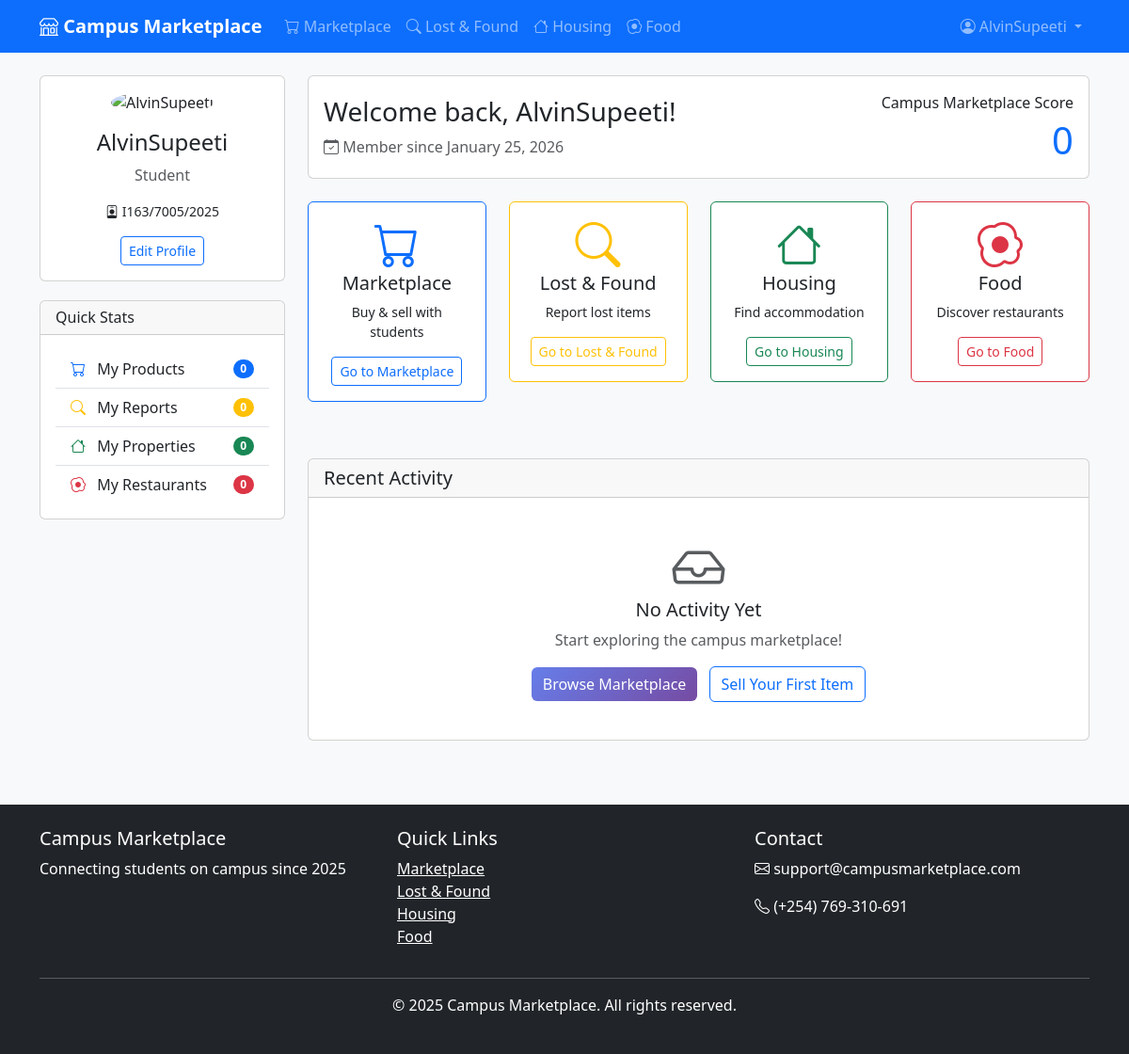
Page /accounts/dashboard/ (signed in) on the committed database.
### accounts/models.py (models this page shows, shortened)
class CustomUser(AbstractUser):
    USER_TYPE_CHOICES = (
        ('student', 'Student'),
        ('vendor', 'Vendor'),
        ('staff', 'Staff'),
    )
    user_type = models.CharField(max_length=10, choices=USER_TYPE_CHOICES, default='student')
    student_id = models.CharField(max_length=20, blank=True, null=True)
    phone_number = models.CharField(max_length=15, blank=True, null=True)
    profile_picture = CloudinaryField('profile_pictures', blank=True, null=True)
    email_verified = models.BooleanField(default=False)
    created_at = models.DateTimeField(auto_now_add=True)
    bio = models.TextField(blank=True, null=True)
    updated_at = models.DateTimeField(auto_now=True)
    def __str__(self):
        return self.username

### accounts/views.py (the view)
# urls.py: path('dashboard/', views.dashboard_view, name='dashboard'),
@login_required
def dashboard_view(request):
    user = request.user
    print(f"Dashboard accessed by: {user.username}")
    from marketplace.models import Product
    from lostfound.models import LostFoundItem
    from housing.models import HousingListing
    from food.models import FoodVendor
    try:
        product_count = Product.objects.filter(seller=user).count()
        lostfounditem_count = LostFoundItem.objects.filter(user=user).count()
        property_count = Property.objects.filter(owner=user).count()
        restaurant_count = Restaurant.objects.filter(created_by=user).count()
        print(f"Counts: products={product_count}, lost={lostfounditem_count}, properties={property_count}, restaurants={restaurant_count}")
    except Exception as e:
        print(f"Error fetching counts: {e}")
        product_count = 0
        lostfounditem_count = 0
        property_count = 0
        restaurant_count = 0
    context = {
        'user': user,
        'product_count': product_count,
        'lostfounditem_count': lostfounditem_count,
        'property_count': property_count,
        'restaurant_count': restaurant_count,
        'title': 'Dashboard'
    }
    print(f"Context being sent: {context}")
    return render(request, 'accounts/dashboard.html', context)

### templates/accounts/dashboard.html (shortened to what this page needs)
{% extends 'base.html' %}
{% block content %}
<div class="row">
    <div class="col-md-3 mb-4">
        <div class="card">
            <div class="card-body text-center">
                {% if user.profile_picture %}
                <img src="{{ user.profile_picture.url }}" alt="{{ user.username }}" class="rounded-circle mb-3" width="120" height="120" style="object-fit: cover;">
                {% else %}
                <div class="bg-primary text-white rounded-circle d-inline-flex align-items-center justify-content-center mb-3" style="width: 120px; height: 120px;">
                    <span class="h2">{{ user.username|first|upper }}</span>
                </div>
                {% endif %}
                <h4>{{ user.username }}</h4>
                <p class="text-muted">{{ user.get_user_type_display }}</p>
                {% if user.student_id %}
                <p class="small"><i class="bi bi-person-badge"></i> {{ user.student_id }}</p>
                {% endif %}
                <a href="{% url 'accounts:profile' %}" class="btn btn-outline-primary btn-sm">Edit Profile</a>
            </div>
        </div>
        <div class="card mt-3">
            <div class="card-header">
                <h6 class="mb-0">Quick Stats</h6>
            </div>
            <div class="card-body">
                <div class="list-group list-group-flush">
                    <a href="{% url 'marketplace:my_products' %}" class="list-group-item list-group-item-action d-flex justify-content-between align-items-center">
                        <span><i class="bi bi-cart text-primary me-2"></i> My Products</span>
                        <span class="badge bg-primary rounded-pill">{{ product_count }}</span>
                    </a>
                    <a href="{% url 'lostfound:my_items' %}" class="list-group-item list-group-item-action d-flex justify-content-between align-items-center">
                        <span><i class="bi bi-search text-warning me-2"></i> My Reports</span>
                        <span class="badge bg-warning rounded-pill">{{ lostfounditem_count }}</span>
                    </a>
                    <a href="{% url 'housing:my_listings' %}" class="list-group-item list-group-item-action d-flex justify-content-between align-items-center">
                        <span><i class="bi bi-house text-success me-2"></i> My Properties</span>
                        <span class="badge bg-success rounded-pill">{{ property_count }}</span>
                    </a>
                    <a href="{% url 'food:my_restaurants' %}" class="list-group-item list-group-item-action d-flex justify-content-between align-items-center">
                        <span><i class="bi bi-egg-fried text-danger me-2"></i> My Restaurants</span>
                        <span class="badge bg-danger rounded-pill">{{ restaurant_count }}</span>
                    </a>
                </div>
            </div>
        </div>
    </div>
    <div class="col-md-9">
        <div class="card mb-4">
            <div class="card-body">
                <div class="d-flex justify-content-between align-items-center">
                    <div>
                        <h3 class="card-title mb-2">Welcome back, {{ user.username }}!</h3>
                        <p class="card-text text-muted">
                            <i class="bi bi-calendar-check"></i> Member since {{ user.date_joined|date:"F j, Y" }}
                        </p>
                    </div>
                    <div class="text-end">
                        <p class="mb-1">Campus Marketplace Score</p>
                        <div class="display-6 text-primary">
                            {{ product_count|add:lostfounditem_count|add:property_count|add:restaurant_count }}
                        </div>
                    </div>
                </div>
            </div>
        </div>
        <div class="row mb-4">
            <div class="col-md-3 mb-3">
                <div class="card text-center border-primary">
                    <div class="card-body">
                        <i class="bi bi-cart display-5 text-primary mb-3"></i>
                        <h5>Marketplace</h5>
                        <p class="small">Buy & sell with students</p>
                        <a href="{% url 'marketplace:home' %}" class="btn btn-outline-primary btn-sm">Go to Marketplace</a>
                    </div>
                </div>
            </div>
            <div class="col-md-3 mb-3">
                <div class="card text-center border-warning">
                    <div class="card-body">
                        <i class="bi bi-search display-5 text-warning mb-3"></i>
                        <h5>Lost & Found</h5>
                        <p class="small">Report lost items</p>
                        <a href="{% url 'lostfound:home' %}" class="btn btn-outline-warning btn-sm">Go to Lost & Found</a>
                    </div>
                </div>
            </div>
            <div class="col-md-3 mb-3">
                <div class="card text-center border-success">
                    <div class="card-body">
                        <i class="bi bi-house display-5 text-success mb-3"></i>
                        <h5>Housing</h5>
                        <p class="small">Find accommodation</p>
                        <a href="{% url 'housing:home' %}" class="btn btn-outline-success btn-sm">Go to Housing</a>
                    </div>
                </div>
            </div>
            <div class="col-md-3 mb-3">
                <div class="card text-center border-danger">
                    <div class="card-body">
                        <i class="bi bi-egg-fried display-5 text-danger mb-3"></i>
                        <h5>Food</h5>
                        <p class="small">Discover restaurants</p>
                        <a href="{% url 'food:home' %}" class="btn btn-outline-danger btn-sm">Go to Food</a>
                    </div>
                </div>
            </div>
        </div>
        <div class="card">
            <div class="card-header">
                <h5 class="mb-0">Recent Activity</h5>
            </div>
            <div class="card-body">
                {% if product_count == 0 and lostfounditem_count == 0 and property_count == 0 and restaurant_count == 0 %}
                <div class="text-center py-4">
                    <i class="bi bi-inbox display-4 text-muted mb-3"></i>
                    <h5>No Activity Yet</h5>
                    <p class="text-muted">Start exploring the campus marketplace!</p>
                    <div class="mt-3">
                        <a href="{% url 'marketplace:home' %}" class="btn btn-primary me-2">Browse Marketplace</a>
                        <a href="{% url 'marketplace:create_product' %}" class="btn btn-outline-primary">Sell Your First Item</a>
                    </div>
                </div>
                {% endif %}
            </div>
        </div>
    </div>
</div>
{% endblock %}

### templates/base.html (shortened to what this page needs)
<!DOCTYPE html>
<html lang="en">
  <head>
    <link
      href="https://cdn.jsdelivr.net/npm/bootstrap@5.3.0/dist/css/bootstrap.min.css"
      rel="stylesheet"
    />
    <link
      rel="stylesheet"
      href="https://cdnjs.cloudflare.com/ajax/libs/font-awesome/6.4.0/css/all.min.css"
    />
    <link
      rel="stylesheet"
      href="https://cdn.jsdelivr.net/npm/bootstrap-icons@1.10.0/font/bootstrap-icons.css"
    />
    <link
      rel="stylesheet"
      href="https://cdnjs.cloudflare.com/ajax/libs/font-awesome/6.4.0/css/all.min.css"
    />
  </head>
  <body>
    <nav class="navbar navbar-expand-lg navbar-dark bg-primary fixed-top">
      <div class="container">
        <a class="navbar-brand" href="{% url 'home' %}">
          <i class="bi bi-shop"></i> Campus Marketplace
        </a>
        <div class="collapse navbar-collapse" id="navbarNav">
          <ul class="navbar-nav me-auto">
            {% if user.is_authenticated %}
            <li class="nav-item">
              <a class="nav-link" href="{% url 'marketplace:home' %}">
                <i class="bi bi-cart"></i> Marketplace
              </a>
            </li>
            <li class="nav-item">
              <a class="nav-link" href="{% url 'lostfound:home' %}">
                <i class="bi bi-search"></i> Lost & Found
              </a>
            </li>
            <li class="nav-item">
              <a class="nav-link" href="{% url 'housing:home' %}">
                <i class="bi bi-house"></i> Housing
              </a>
            </li>
            <li class="nav-item">
              <a class="nav-link" href="{% url 'food:home' %}">
                <i class="bi bi-egg-fried"></i> Food
              </a>
            </li>
          </ul>
          <ul class="navbar-nav">
            <li class="nav-item dropdown">
              <a
                class="nav-link dropdown-toggle"
                href="#"
                role="button"
                data-bs-toggle="dropdown"
              >
                <i class="bi bi-person-circle"></i> {{ user.username }}
              </a>
            </li>
            {% endif %}
          </ul>
        </div>
      </div>
    </nav>
    <main class="container my-4">{% block content %}{% endblock %}</main>
    <footer class="bg-dark text-white py-4 mt-5">
      <div class="container">
        <div class="row">
          <div class="col-md-4">
            <h5>Campus Marketplace</h5>
            <p>Connecting students on campus since 2025</p>
          </div>
          <div class="col-md-4">
            <h5>Quick Links</h5>
            <ul class="list-unstyled">
              <li>
                <a href="{% url 'marketplace:home' %}" class="text-white"
                  >Marketplace</a
                >
              </li>
              <li>
                <a href="{% url 'lostfound:home' %}" class="text-white"
                  >Lost & Found</a
                >
              </li>
              <li>
                <a href="{% url 'housing:home' %}" class="text-white"
                  >Housing</a
                >
              </li>
              <li>
                <a href="{% url 'food:home' %}" class="text-white">Food</a>
              </li>
            </ul>
          </div>
          <div class="col-md-4">
            <h5>Contact</h5>
            <p><i class="bi bi-envelope"></i> support@campusmarketplace.com</p>
            <p><i class="bi bi-telephone"></i> (+254) 769-310-691</p>
          </div>
        </div>
        <hr class="bg-light" />
        <div class="text-center">
          <p>&copy; 2025 Campus Marketplace. All rights reserved.</p>
        </div>
      </div>
    </footer>
  </body>
</html>

### templates/base.html (style rules this page uses)
body { padding-top: 56px; background-color: #f8f9fa; }
.navbar-brand { font-weight: bold; }
.card { transition: transform 0.3s; margin-bottom: 20px; }
.btn-primary { background: linear-gradient(135deg, #667eea 0%, #764ba2 100%); border: none; }

### rows in the picture
CustomUser: username "AlvinSupeeti", user_type "Student", student_id "I163/7005/2025", date_joined "January 25, 2026"

### other values in the picture
{{ product_count }} "0"
{{ lostfounditem_count }} "0"
{{ property_count }} "0"
{{ restaurant_count }} "0"
